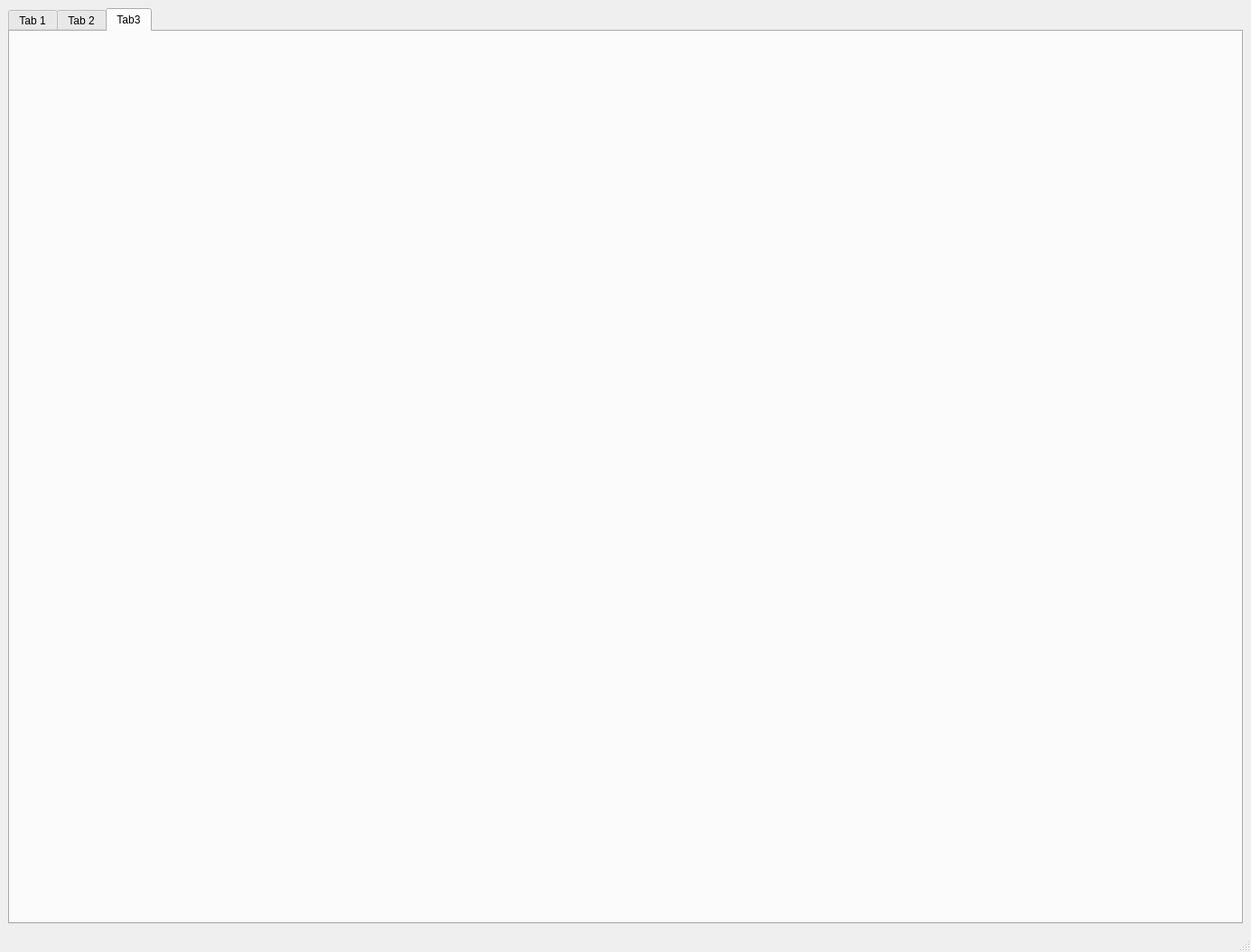
<?xml version="1.0" encoding="UTF-8"?>
<ui version="4.0">
 <class>MainWindow</class>
 <widget class="QMainWindow" name="MainWindow">
  <property name="geometry">
   <rect>
    <x>0</x>
    <y>0</y>
    <width>1385</width>
    <height>1054</height>
   </rect>
  </property>
  <property name="windowTitle">
   <string>MainWindow</string>
  </property>
  <widget class="QWidget" name="centralwidget">
   <layout class="QHBoxLayout" name="horizontalLayout">
    <item>
     <widget class="QTabWidget" name="tabWidget">
      <property name="currentIndex">
       <number>2</number>
      </property>
      <widget class="QWidget" name="tab_3">
       <attribute name="title">
        <string>Tab 1</string>
       </attribute>
       <layout class="QHBoxLayout" name="horizontalLayout_2">
        <item>
         <widget class="MplWidget" name="wdg1" native="true"/>
        </item>
        <item>
         <widget class="QListWidget" name="listH">
          <property name="maximumSize">
           <size>
            <width>200</width>
            <height>16777215</height>
           </size>
          </property>
         </widget>
        </item>
       </layout>
      </widget>
      <widget class="QWidget" name="tab_4">
       <attribute name="title">
        <string>Tab 2</string>
       </attribute>
       <layout class="QHBoxLayout" name="horizontalLayout_4">
        <item>
         <widget class="MplWidget2" name="wdg2" native="true"/>
        </item>
       </layout>
      </widget>
      <widget class="QWidget" name="tab">
       <attribute name="title">
        <string>Tab3</string>
       </attribute>
       <layout class="QHBoxLayout" name="horizontalLayout_5">
        <item>
         <widget class="MplWidget3" name="wdg3" native="true"/>
        </item>
       </layout>
      </widget>
     </widget>
    </item>
    <item>
     <layout class="QHBoxLayout" name="horizontalLayout_3"/>
    </item>
   </layout>
  </widget>
  <widget class="QMenuBar" name="menubar">
   <property name="geometry">
    <rect>
     <x>0</x>
     <y>0</y>
     <width>1385</width>
     <height>21</height>
    </rect>
   </property>
  </widget>
  <widget class="QStatusBar" name="statusbar"/>
 </widget>
 <customwidgets>
  <customwidget>
   <class>MplWidget</class>
   <extends>QWidget</extends>
   <header>mplwidget.h</header>
   <container>1</container>
  </customwidget>
  <customwidget>
   <class>MplWidget2</class>
   <extends>QWidget</extends>
   <header>mplwidget2.h</header>
   <container>1</container>
  </customwidget>
  <customwidget>
   <class>MplWidget3</class>
   <extends>QWidget</extends>
   <header>mplwidget3.h</header>
   <container>1</container>
  </customwidget>
 </customwidgets>
 <resources/>
 <connections/>
</ui>
